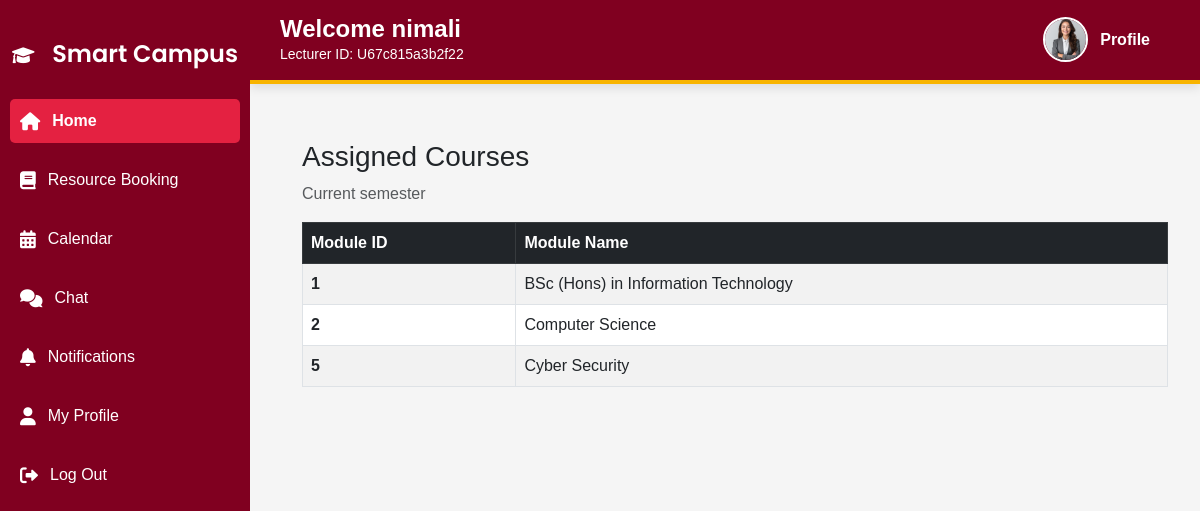
/lecturer/dashboard.php (signed in), run on the app's committed database.
### tables this page shows
CREATE TABLE IF NOT EXISTS `courses` (
  `course_id` int NOT NULL AUTO_INCREMENT,
  `course_name` varchar(100) NOT NULL,
  PRIMARY KEY (`course_id`)
);

### lecturer/dashboard.php (the view, shortened to what this page needs)
<?php
include '../db.php';
$user_id = $_SESSION['user_id'];
$query = "
    SELECT c.course_id, c.course_name
    FROM lecturer l
    JOIN courses c ON l.course_id = c.course_id
    WHERE l.user_id = ?
";
$stmt = $conn->prepare($query);
$stmt->bind_param("s", $user_id);
$stmt->execute();
$result = $stmt->get_result();
$assigned_courses = $result->fetch_all(MYSQLI_ASSOC);
?>
<!DOCTYPE html>
<html lang="en">
<head>
    <link rel="stylesheet" href="https://cdn.jsdelivr.net/npm/bootstrap@5.3.0/dist/css/bootstrap.min.css">
    <link rel="stylesheet" href="https://cdnjs.cloudflare.com/ajax/libs/font-awesome/6.0.0/css/all.min.css">
    <link rel="stylesheet" href="../assets/style.css">
</head>
<body>
    <?php include 'lecturer-header.php'; ?>
    <?php include 'lec_sidebar.php'; ?>
    <div class="main-content">
        <div class="container">
            <h3>Assigned Courses</h3>
            <p class="text-muted">Current semester</p>
            <table class="table table-striped table-bordered">
                <thead class="table-dark">
                    <tr>
                        <th>Module ID</th>
                        <th>Module Name</th>
                    </tr>
                </thead>
                <tbody>
                    <?php if (!empty($assigned_courses)): ?>
                        <?php foreach ($assigned_courses as $course): ?>
                            <tr>
                                <td><strong><?php echo htmlspecialchars($course['course_id']); ?></strong></td>
                                <td><?php echo htmlspecialchars($course['course_name']); ?></td>
                            </tr>
                        <?php endforeach; ?>
                    <?php else: ?>
                        <tr>
                            <td colspan="2" class="text-center text-muted">No assigned courses available.</td>
                        </tr>
                    <?php endif; ?>
                </tbody>
            </table>
        </div>
    </div>
</body>
</html>

### assets/style.css (style rules this page uses)
body { font-family: Arial, sans-serif; background-color: #f5f5f5; margin: 0; padding: 0; }
.main-content { margin-left: 270px; padding: 20px; padding-top: 140px; }

### data on the page
courses: course_id "1", course_name "BSc (Hons) in Information Technology"
courses: course_id "2", course_name "Computer Science"
courses: course_id "5", course_name "Cyber Security"

### other printed values
$user_name "nimali"
$lecturer_id "U67c815a3b2f22"
